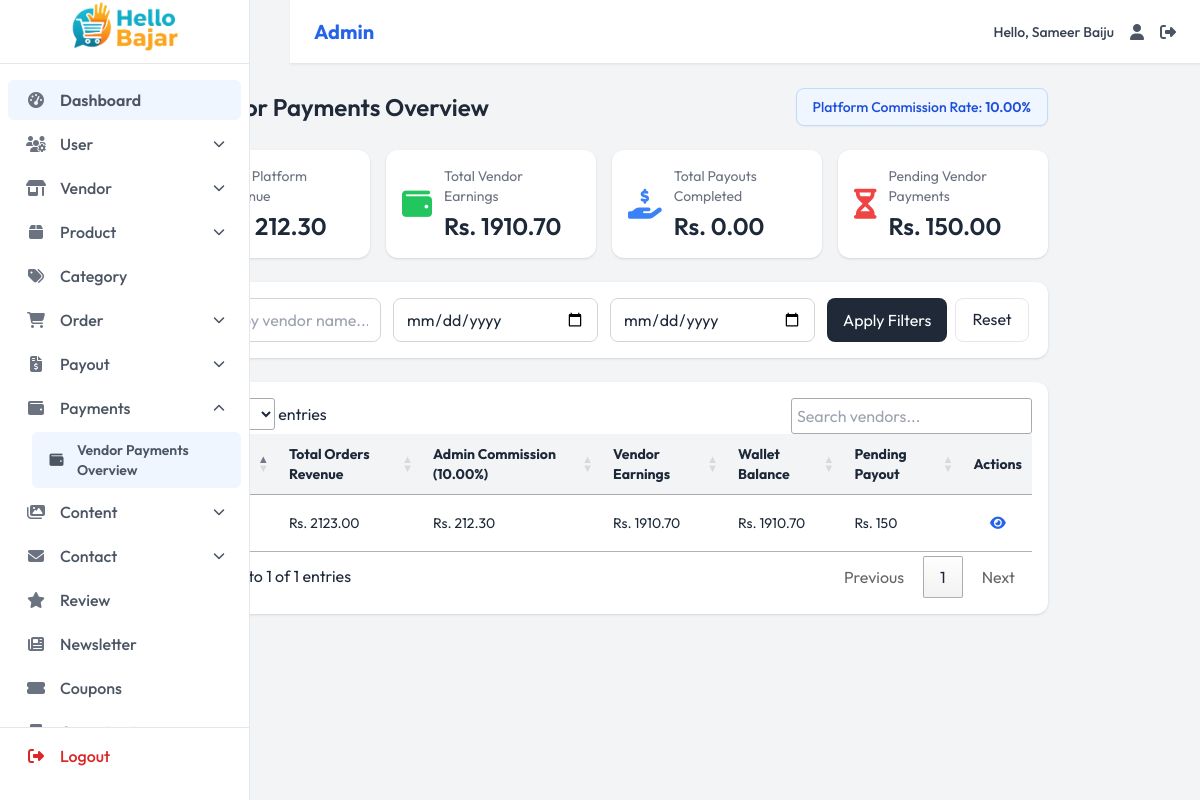
The page /admin-dashboard/payments/ (signed in) on the database its author committed.
### dashboard/models.py (models this page shows, shortened)
class Organization(models.Model):
    name = models.CharField(max_length=200, default="My Store")
    logo = models.ImageField(upload_to='org/', blank=True, null=True)
    email = models.EmailField()
    phone = models.CharField(max_length=15)
    phone_secondary = models.CharField(max_length=15, blank=True)
    address = models.TextField()
    facebook = models.URLField(blank=True)
    instagram = models.URLField(blank=True)
    twitter = models.URLField(blank=True)
    youtube = models.URLField(blank=True)
    tiktok = models.URLField(blank=True)
    class Meta:
        verbose_name = 'Organization Info'
        verbose_name_plural = 'Organization Info'

class Vendor(models.Model):
    user = models.OneToOneField(User, on_delete=models.CASCADE)
    shop_name = models.CharField(max_length=200)
    slug = models.SlugField(unique=True, blank=True)
    shop_logo = models.ImageField(upload_to='vendor_logos/', blank=True, null=True)
    shop_banner = models.ImageField(upload_to='vendor_banners/', blank=True, null=True)
    description = models.TextField(blank=True)
    phone = models.CharField(max_length=15)
    address = models.TextField()
    city = models.CharField(max_length=100)
    PROVINCE_CHOICES = [
        ('province1', 'Koshi Province'),
        ('madhesh', 'Madhesh Province'),
        ('bagmati', 'Bagmati Province'),
        ('gandaki', 'Gandaki Province'),
        ('lumbini', 'Lumbini Province'),
        ('karnali', 'Karnali Province'),
        ('sudurpashchim', 'Sudurpashchim Province'),
    ]
    province = models.CharField(max_length=20, choices=PROVINCE_CHOICES)
    pan_number = models.CharField(max_length=15, unique=True)
    pan_document = models.FileField(
        upload_to='kyc/pan/',
        validators=[FileExtensionValidator(['pdf', 'jpg', 'jpeg', 'png'])],
        help_text='Upload PAN certificate (PDF/Image)'
    )
    citizenship_number = models.CharField(max_length=20, blank=True, help_text='For individuals')
    citizenship_front = models.FileField(
        upload_to='kyc/citizenship/',
        blank=True,
        validators=[FileExtensionValidator(['jpg', 'jpeg', 'png'])],
        help_text='Front side of citizenship'
    )
    citizenship_back = models.FileField(
        upload_to='kyc/citizenship/',
        blank=True,
        validators=[FileExtensionValidator(['jpg', 'jpeg', 'png'])],
        help_text='Back side of citizenship'
    )
    company_registration = models.FileField(
        upload_to='kyc/company/',
        blank=True,
        validators=[FileExtensionValidator(['pdf'])],
        help_text='For companies: Company registration certificate'
    )
    qr_image = models.ImageField(upload_to='vendor_qr/', blank=True, null=True)
    VERIFICATION_STATUS = [
        ('pending', 'Pending Verification'),
        ('verified', 'Verified'),
        ('rejected', 'Rejected'),
    ]
    verification_status = models.CharField(max_length=20, choices=VERIFICATION_STATUS, default='pending')
    rejection_reason = models.TextField(blank=True)
    is_active = models.BooleanField(default=False)
    verified_at = models.DateTimeField(null=True, blank=True)
    created_at = models.DateTimeField(auto_now_add=True)

### dashboard/views.py (the view)
    @login_required
    def wrapper(request, *args, **kwargs):
        if not hasattr(request.user, 'role') or not request.user.role.is_admin():
            return redirect('home')
        return view_func(request, *args, **kwargs)

### templates/dashboard/pages/payment/overview.html (shortened to what this page needs)
{% extends 'dashboard/components/base.html' %}
{% load static %}
{% block content %}
<div class="space-y-6">
  <div class="flex flex-col md:flex-row md:items-center md:justify-between gap-4">
    <h1 class="text-2xl font-semibold text-gray-800"> Vendor Payments Overview</h1>
    <div class="bg-blue-50 text-blue-700 px-4 py-2 rounded-lg text-sm font-medium border border-blue-200 shadow-sm">
      Platform Commission Rate: <span class="font-semibold">{{ commission_rate_percent }}%</span>
    </div>
  </div>
  <div class="grid grid-cols-1 md:grid-cols-4 gap-4">
    <div class="bg-white rounded-xl shadow p-4 flex items-center gap-3">
      <div>
        <div class="text-gray-500 text-sm">Total Platform Revenue</div>
        <div class="text-2xl font-semibold mt-1">Rs. {{ total_platform_revenue }}</div>
      </div>
    </div>
    <div class="bg-white rounded-xl shadow p-4 flex items-center gap-3">
      <i class="fas fa-wallet text-3xl text-green-500"></i>
      <div>
        <div class="text-gray-500 text-sm">Total Vendor Earnings</div>
        <div class="text-2xl font-semibold mt-1">Rs. {{ total_vendor_earnings }}</div>
      </div>
    </div>
    <div class="bg-white rounded-xl shadow p-4 flex items-center gap-3">
      <i class="fas fa-hand-holding-usd text-3xl text-blue-500"></i>
      <div>
        <div class="text-gray-500 text-sm">Total Payouts Completed</div>
        <div class="text-2xl font-semibold mt-1">Rs. {{ total_payouts }}</div>
      </div>
    </div>
    <div class="bg-white rounded-xl shadow p-4 flex items-center gap-3">
      <i class="fas fa-hourglass-half text-3xl text-red-500"></i>
      <div>
        <div class="text-gray-500 text-sm">Pending Vendor Payments</div>
        <div class="text-2xl font-semibold mt-1">Rs. {{ pending_total }}</div>
      </div>
    </div>
  </div>
  <form method="get" class="bg-white rounded-xl shadow p-4 grid grid-cols-1 md:grid-cols-4 gap-3">
    <input type="text" name="search" value="{{ request.GET.search }}" placeholder="Search by vendor name..." class="border border-gray-300 rounded-lg px-3 py-2 w-full" />
    <input type="date" name="from" value="{{ request.GET.from }}" class="border border-gray-300 rounded-lg px-3 py-2 w-full" />
    <input type="date" name="to" value="{{ request.GET.to }}" class="border border-gray-300 rounded-lg px-3 py-2 w-full" />
    <div class="flex gap-2">
      <button class="bg-gray-800 text-white px-4 py-2 rounded-lg w-full md:w-auto hover:bg-gray-900 transition">Apply Filters</button>
      <a href="?" class="px-4 py-2 rounded-lg border w-full md:w-auto hover:bg-gray-100 transition">Reset</a>
    </div>
  </form>
  <div class="bg-white rounded-xl shadow p-4 overflow-x-auto">
    <table id="vendorPaymentsTable" class="w-full text-sm">
      <thead class="bg-gray-100">
        <tr>
          <th class="px-4 py-3 text-left">Vendor</th>
          <th class="px-4 py-3 text-left">Total Orders Revenue</th>
          <th class="px-4 py-3 text-left">Admin Commission ({{ commission_rate_percent }}%)</th>
          <th class="px-4 py-3 text-left">Vendor Earnings</th>
          <th class="px-4 py-3 text-left">Wallet Balance</th>
          <th class="px-4 py-3 text-left">Pending Payout</th>
          <th class="px-4 py-3 text-center">Actions</th>
        </tr>
      </thead>
      <tbody>
        {% for row in vendor_rows %}
        <tr class="hover:bg-gray-50">
          <td class="px-4 py-3 font-medium">{{ row.vendor.shop_name }}</td>
          <td class="px-4 py-3">Rs. {{ row.total_revenue }}</td>
          <td class="px-4 py-3">Rs. {{ row.admin_commission }}</td>
          <td class="px-4 py-3">Rs. {{ row.vendor_earning }}</td>
          <td class="px-4 py-3">Rs. {{ row.wallet }}</td>
          <td class="px-4 py-3">Rs. {{ row.pending }}</td>
          <td class="px-4 py-3 text-center">
            <a href="{% url 'admin_vendor_payments_detail' row.vendor.id %}" title="View Payment Details" class="text-blue-600 hover:text-blue-800">
              <i class="fas fa-eye"></i>
            </a>
          </td>
        </tr>
        {% empty %}
        <tr>
          <td colspan="7" class="px-4 py-6 text-center text-gray-500">No vendors match the search criteria.</td>
        </tr>
        {% endfor %}
      </tbody>
    </table>
  </div>
</div>
{% endblock %}

### templates/dashboard/components/navbar.html (shortened to what this page needs)
<nav class="navbar bg-white border-b border-gray-200 fixed top-0 md:left-[290px] left-0 right-0 z-40 flex items-center justify-between px-6 py-3 shadow-sm">
  <div class="flex items-center">
   <span class="text-xl font-bold text-blue-600">
    {% if request.user.role.role == 'admin' %}
        Admin
    {% else %}
        Vendor
    {% endif %}
</span>
  </div>
  <div class="flex items-center space-x-4">
    <span class="text-sm font-medium text-gray-700">Hello, {{user.first_name}} {{user.last_name}}</span>
    <a href="" class="hover:text-blue-600 transition-colors duration-200" title="Profile" aria-label="Profile">
      <i class="fas fa-user text-gray-600"></i>
    </a>
    <a href="{% url 'logout'%}" class="hover:text-blue-600 transition-colors duration-200" title="Logout" aria-label="Logout">
      <i class="fas fa-sign-out-alt text-gray-600"></i>
    </a>
  </div>
</nav>

### templates/dashboard/components/sidebar.html (shortened to what this page needs)
<aside
  id="sidebar"
  class="bg-white border-r border-gray-200 w-[250px] fixed inset-y-0 left-0 transform transition-transform duration-300 md:translate-x-0 -translate-x-full z-30 flex flex-col pb-6"
  aria-label="Main navigation"
>
  <div class="px-0 py-0 h-16 flex items-center border-b border-gray-200">
    <a href="{% if request.user.role.role == 'admin' %}{% url 'admin_dashboard' %}{% else %}{% url 'vendor_dashboard' %}{% endif %}"
       class="flex items-center justify-center w-full h-full"
       aria-label="Hello Bazar Dashboard">
      <img src="{{organization.logo.url}}" alt="Hello Bazar Logo" class="h-full w-full object-contain">
    </a>
  </div>
  {% if request.user.role.role == 'admin' %}
  <nav class="flex-grow overflow-y-auto py-4 text-md" aria-label="Sidebar navigation">
    <ul class="space-y-1 px-2">
      <li>
        <a href="{% url 'admin_dashboard' %}" class="sidebar-link flex items-center px-4 py-2 rounded-md text-gray-600 font-medium hover:bg-gray-100 transition-all duration-200">
          <i class="fas fa-tachometer-alt w-6 text-center text-gray-500 mr-3"></i>
          <span>Dashboard</span>
        </a>
      </li>
      <li>
        <button class="sidebar-dropdown-toggle flex items-center w-full px-4 py-2 rounded-md text-gray-600 font-medium hover:bg-gray-100 transition-all duration-200">
          <i class="fas fa-users-cog w-6 text-center text-gray-500 mr-3"></i>
          <span>User</span>
          <i class="dropdown-icon fas fa-chevron-down text-xs ml-auto transition-transform duration-200"></i>
        </button>
      </li>
      <li>
        <button class="sidebar-dropdown-toggle flex items-center w-full px-4 py-2 rounded-md text-gray-600 font-medium hover:bg-gray-100 transition-all duration-200">
          <i class="fas fa-store-alt w-6 text-center text-gray-500 mr-3"></i>
          <span>Vendor</span>
          <i class="dropdown-icon fas fa-chevron-down text-xs ml-auto transition-transform duration-200"></i>
        </button>
      </li>
      <li>
        <button class="sidebar-dropdown-toggle flex items-center w-full px-4 py-2 rounded-md text-gray-600 font-medium hover:bg-gray-100 transition-all duration-200">
          <i class="fas fa-box w-6 text-center text-gray-500 mr-3"></i>
          <span>Product</span>
          <i class="dropdown-icon fas fa-chevron-down text-xs ml-auto transition-transform duration-200"></i>
        </button>
      </li>
      <li>
        <a href="{% url 'admin_categories_list' %}" class="sidebar-link flex items-center px-4 py-2 rounded-md text-gray-600 font-medium hover:bg-gray-100 transition-all duration-200">
          <i class="fas fa-tags w-6 text-center text-gray-500 mr-3"></i>
          <span>Category</span>
        </a>
      </li>
      <li>
        <button class="sidebar-dropdown-toggle flex items-center w-full px-4 py-2 rounded-md text-gray-600 font-medium hover:bg-gray-100 transition-all duration-200">
          <i class="fas fa-shopping-cart w-6 text-center text-gray-500 mr-3"></i>
          <span>Order</span>
          <i class="dropdown-icon fas fa-chevron-down text-xs ml-auto transition-transform duration-200"></i>
        </button>
      </li>
      <li>
        <button class="sidebar-dropdown-toggle flex items-center w-full px-4 py-2 rounded-md text-gray-600 font-medium hover:bg-gray-100 transition-all duration-200">
          <i class="fas fa-file-invoice-dollar w-6 text-center text-gray-500 mr-3"></i>
          <span>Payout</span>
          <i class="dropdown-icon fas fa-chevron-down text-xs ml-auto transition-transform duration-200"></i>
        </button>
      </li>
  <li>
    <button class="sidebar-dropdown-toggle flex items-center w-full px-4 py-2 rounded-md text-gray-600 font-medium hover:bg-gray-100 transition-all duration-200">
      <i class="fas fa-wallet w-6 text-center text-gray-500 mr-3"></i>
      <span>Payments</span>
      <i class="dropdown-icon fas fa-chevron-down text-xs ml-auto transition-transform duration-200"></i>
    </button>
    <ul class="sidebar-submenu hidden pl-6 mt-1">
      <li>
    <a href="{% url 'admin_payments_overview' %}" class="sublink flex items-center px-4 py-2 rounded-md text-gray-600 font-normal text-sm hover:bg-gray-100 transition-all duration-200">
      <i class="fas fa-wallet w-5 text-center mr-3"></i>
      Vendor Payments Overview
    </a>
      </li>
    </ul>
  </li>
      <li>
        <button class="sidebar-dropdown-toggle flex items-center w-full px-4 py-2 rounded-md text-gray-600 font-medium hover:bg-gray-100 transition-all duration-200">
          <i class="fas fa-images w-6 text-center text-gray-500 mr-3"></i>
          <span>Content</span>
          <i class="dropdown-icon fas fa-chevron-down text-xs ml-auto transition-transform duration-200"></i>
        </button>
      </li>
      <li>
        <button class="sidebar-dropdown-toggle flex items-center w-full px-4 py-2 rounded-md text-gray-600 font-medium hover:bg-gray-100 transition-all duration-200">
          <i class="fas fa-envelope w-6 text-center text-gray-500 mr-3"></i>
          <span>Contact</span>
          <i class="dropdown-icon fas fa-chevron-down text-xs ml-auto transition-transform duration-200"></i>
        </button>
      </li>
      <li>
        <a href="{% url 'admin_reviews_list' %}" class="sidebar-link flex items-center px-4 py-2 rounded-md text-gray-600 font-medium hover:bg-gray-100 transition-all duration-200">
          <i class="fas fa-star w-6 text-center text-gray-500 mr-3"></i>
          <span>Review</span>
        </a>
      </li>
      <li>
        <a href="{% url 'admin_newsletter_list' %}" class="sidebar-link flex items-center px-4 py-2 rounded-md text-gray-600 font-medium hover:bg-gray-100 transition-all duration-200">
          <i class="fas fa-newspaper w-6 text-center text-gray-500 mr-3"></i>
          <span>Newsletter</span>
        </a>
      </li>
      <li>
        <a href="{% url 'admin_coupons_list' %}" class="sidebar-link flex items-center px-4 py-2 rounded-md text-gray-600 font-medium hover:bg-gray-100 transition-all duration-200">
          <i class="fas fa-ticket-alt w-6 text-center text-gray-500 mr-3"></i>
          <span>Coupons</span>
        </a>
      </li>
      <li>
        <a href="{% url 'admin_organization_view' %}" class="sidebar-link flex items-center px-4 py-2 rounded-md text-gray-600 font-medium hover:bg-gray-100 transition-all duration-200">
          <i class="fas fa-building w-6 text-center text-gray-500 mr-3"></i>
          <span>Organization</span>
        </a>
      </li>
    </ul>
  </nav>
  {% endif %}
  <div class="border-t border-gray-200 pt-2 px-2">
    <ul class="space-y-1">
      <li>
        <a href="{% url 'logout' %}" class="flex items-center px-4 py-2 rounded-md text-red-600 font-medium hover:bg-red-50 transition-all duration-200">
          <i class="fas fa-sign-out-alt w-6 text-center mr-3"></i>
          Logout
        </a>
      </li>
    </ul>
  </div>
</aside>

### rows shown on the page
Organization: logo (picture)
Vendor: total_revenue "2123.00", admin_commission "212.30", vendor_earning "1910.70", wallet "1910.70", pending "150"

### other values the page prints
{{ user.first_name }} "Sameer"
{{ user.last_name }} "Baiju"
{{ commission_rate_percent }} "10.00"
{{ total_platform_revenue }} "212.30"
{{ total_vendor_earnings }} "1910.70"
{{ total_payouts }} "0.00"
{{ pending_total }} "150.00"
